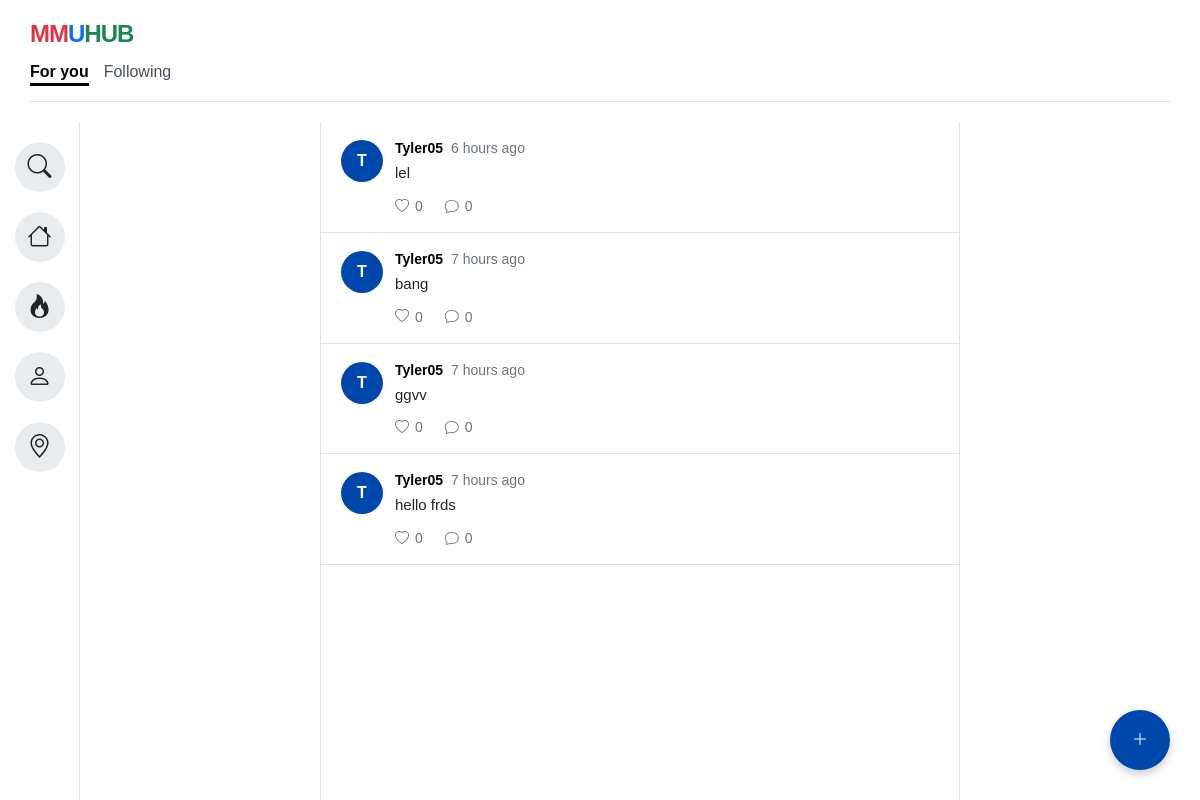
/Homepage.html (signed in), run on an earlier commit of the app's database.
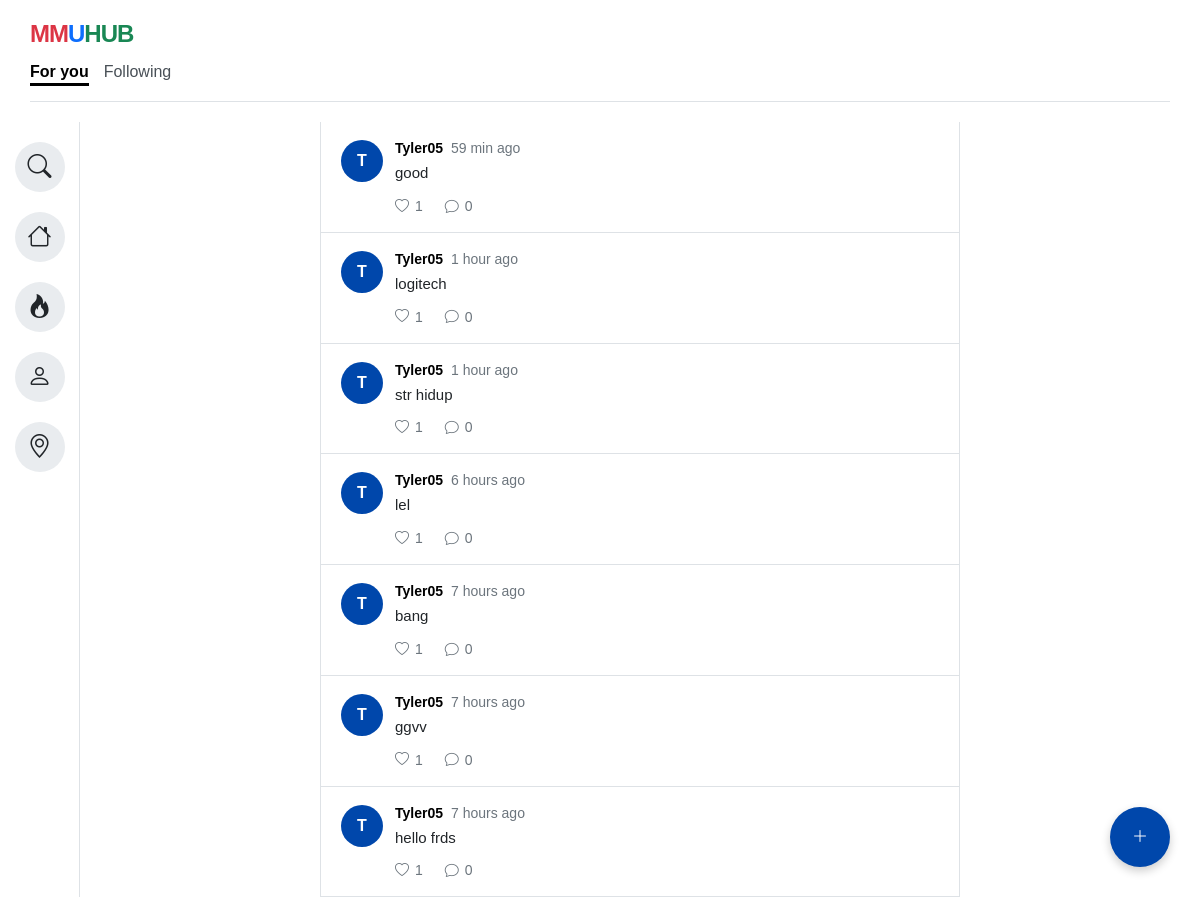
And on a later commit of the database.
### tables this page shows
CREATE TABLE posts (
        id INTEGER PRIMARY KEY AUTOINCREMENT,
        user_id INTEGER,
        content TEXT,
        created_at TIMESTAMP DEFAULT CURRENT_TIMESTAMP,
        FOREIGN KEY(user_id) REFERENCES users(id)
    );

CREATE TABLE users (
        id INTEGER PRIMARY KEY AUTOINCREMENT,
        username TEXT UNIQUE NOT NULL,
        email TEXT UNIQUE NOT NULL,
        password TEXT NOT NULL
    );

### app.py (the view)
@app.route("/Homepage.html")
def homepage():
    if "user" not in session:
        return redirect(url_for("login_page"))
    posts = get_all_posts()
    formatted_posts = []
    for post in posts:
        formatted_posts.append({
    "id": post[0],
    "username": post[1],
    "content": post[2],
    "time": time_ago(post[3]),
    "likes": get_like_count(post[0])["likes"]
})
    return render_template(
        "Homepage.html",
        username=session["user"]["username"],
        posts=formatted_posts
    )

### database.py (called while the page is built)
def connect():
    return sqlite3.connect("app.db")

### likes.py (called while the page is built)
def get_like_count(post_id):
    conn = connect()
    cursor = conn.cursor()
    cursor.execute(
        "SELECT COUNT(*) FROM likes WHERE post_id=?",
        (post_id,)
    )
    count = cursor.fetchone()[0]
    conn.close()
    return {"likes": count}

### posts.py (called while the page is built)
def get_all_posts():
    conn = connect()
    cursor = conn.cursor()
    cursor.execute("""
        SELECT
            posts.id,
            users.username,
            posts.content,
            posts.created_at
        FROM posts
        JOIN users
            ON posts.user_id = users.id
        ORDER BY posts.created_at DESC
    """)
    posts = cursor.fetchall()
    conn.close()
    return posts

### templates/Homepage.html (shortened to what this page needs)
<!DOCTYPE html>
<html lang="en">
<head>
<link rel="stylesheet"
      href="{{ url_for('static', filename='style.css') }}">
    <link rel="stylesheet" href="https://cdn.jsdelivr.net/npm/bootstrap-icons@1.11.1/font/bootstrap-icons.css">
</head>
<body>
    <div class="app-background">
        <div class="main-container">
            <header>
                <div class="logo">
                    <span class="red">MM</span><span class="blue">U</span><span class="green">HUB</span>
                </div>
                <div class="tabs">
                    <div class="tab-item active"><a href="Homepage.html">For you</a></div>
                    <div class="tab-item"><a href="Following.html">Following</a></div>
                </div>
                <hr class="header-line">
            </header>
            <div class="content-wrapper">
                <aside class="sidebar">
                    <div class="icon-group">
                      <a href="Search.html" class="icon-circle" data-tooltip="Search"><i class="bi bi-search"></i></a>
                      <a href="Homepage.html" class="icon-circle" data-tooltip="Home"><i class="bi bi-house"></i></a>
                      <a href="Trending.html" class="icon-circle" data-tooltip="Trending"><i class="bi bi-fire"></i></a>
                      <a href="Profile.html" class="icon-circle" data-tooltip="Profile"><i class="bi bi-person"></i></a>
                      <a href="Map.html" class="icon-circle" data-tooltip="Map"><i class="bi bi-geo-alt"></i></a>
                    </div>
                </aside>
                <main class="content-area">
                    <section class="feed-container">
                        {% for post in posts %}
<article class="feed-post">
    <div class="feed-avatar avatar-blue">
        {{ post.username[0]|upper }}
    </div>
    <div class="feed-post-body">
        <div class="feed-post-header">
            <strong>{{ post.username }}</strong>
            <span>{{ post.time }}</span>
        </div>
        <p>{{ post.content }}</p>
        <div class="feed-actions">
            <button
    type="button"
    class="like-btn"
    data-post-id="{{ post.id }}">
    <i class="bi bi-heart"></i>
    <span class="like-count">{{ post.likes }}</span>
</button>
            <button type="button">
                <i class="bi bi-chat"></i>
                <span>0</span>
            </button>
        </div>
    </div>
</article>
{% endfor %}
                    </section>
                    <div id="createPostBtn" class="createPostBtn" data-tooltip="New Post">
                        <i class="bi bi-plus-lg"></i>
                    </div>
                </main>
            </div>
        </div>
    </div>
</body>
</html>

### static/style.css (style rules this page uses)
* { box-sizing: border-box; margin: 0; padding: 0; font-family: Arial, sans-serif; }
body, html { height: 100%; width: 100%; overflow: hidden; }
.app-background { background-color: #212529; width: 100vw; height: 100vh; display: flex; justify-content: center; align-items: center; padding: 0; }
.main-container { background-color: #ffffff; width: 100%; height: 100%; display: flex; flex-direction: column; overflow: hidden; }
header { padding: 20px 30px; }
.logo { font-size: 24px; font-weight: bold; letter-spacing: -1px; margin-bottom: 15px; }
.logo .red { color: #dc3545; }
.logo .blue { color: #0d6efd; }
.logo .green { color: #198754; }
a { text-decoration: none; color: inherit; }
.tabs { display: flex; gap: 15px; font-size: 16px; color: #495057; }
.tab-item { position: relative; padding-bottom: 5px; cursor: pointer; }
.tab-item.active { font-weight: bold; color: #000000; cursor: default; }
.tab-item::after { content: ''; position: absolute; left: 0; bottom: 0; width: 100%; height: 3px; background-color: #000000; transform: scaleX(0); transition: transform 0.2s ease-in-out; transform-origin: center; }
.tab-item.active::after { transform: scaleX(1); }
.tab-item:not(.active) { cursor: pointer; }
.header-line { margin-top: 15px; border: none; border-bottom: 1px solid #dee2e6; }
.content-wrapper { display: flex; justify-content: center; position: relative; flex: 1; min-height: 0; }
.sidebar { width: 80px; background-color: #ffffff; border-right: 1px solid #dee2e6; display: flex; flex-direction: column; align-items: center; padding: 20px 0; }
.icon-group { display: flex; flex-direction: column; gap: 20px; }
.icon-circle { width: 50px; height: 50px; background-color: #e9ecef; border-radius: 50%; display: flex; justify-content: center; align-items: center; font-size: 24px; color: #212529; cursor: pointer; transition: background-color 0.2s; position: relative; }
.content-area { flex: 1; background-color: #ffffff; position: relative; overflow-y: auto; }
.feed-container { width: 100%; max-width: 640px; min-height: 100%; border-left: 1px solid #dee2e6; border-right: 1px solid #dee2e6; background-color: #ffffff; margin: 0 auto; }
.feed-post { display: flex; gap: 12px; padding: 18px 20px; border-bottom: 1px solid #dee2e6; }
.feed-avatar { width: 42px; height: 42px; border-radius: 50%; color: #ffffff; display: flex; align-items: center; justify-content: center; font-weight: 700; flex-shrink: 0; }
.avatar-blue { background-color: #0047AB; }
.feed-post-body { min-width: 0; flex: 1; }
.feed-post-header { display: flex; align-items: center; gap: 8px; flex-wrap: wrap; margin-bottom: 6px; font-size: 14px; }
.feed-post-header span { color: #6c757d; }
.feed-post-body p { font-size: 15px; line-height: 1.45; color: #212529; }
.feed-actions { display: flex; gap: 22px; margin-top: 14px; }
.feed-actions button { border: none; background: none; color: #6c757d; display: flex; align-items: center; gap: 6px; font-size: 14px; cursor: pointer; padding: 0; }
.createPostBtn { position: fixed; bottom: 30px; right: 30px; z-index: 999; width: 60px; height: 60px; border-radius: 50%; background-color: #0047AB; color: white; display: flex; justify-content: center; align-items: center; box-shadow: 0 4px 10px rgba(0,0,0,0.2); cursor: pointer; }
[data-tooltip]::after { content: attr(data-tooltip); position: absolute; left: 65px; background-color: #212529; color: #ffffff; padding: 6px 12px; border-radius: 6px; font-size: 13px; white-space: nowrap; opacity: 0; visibility: hidden; transition: opacity 0.2s ease, visibility 0.2s ease; pointer-events: none; z-index: 100; }
.createPostBtn[data-tooltip]::after { left: auto; right: 70px; bottom: 17px; }

What changed in the data, as far as the page shows it:
added posts: username "T", username "Tyler05", time "59 min ago", content "good", likes "1"
added posts: username "T", username "Tyler05", time "1 hour ago", content "logitech", likes "1"
added posts: username "T", username "Tyler05", time "1 hour ago", content "str hidup", likes "1"
computed for posts "lel": likes "0" → "1"
computed for posts "bang": likes "0" → "1"
computed for posts "ggvv": likes "0" → "1"
computed for posts "hello frds": likes "0" → "1"
